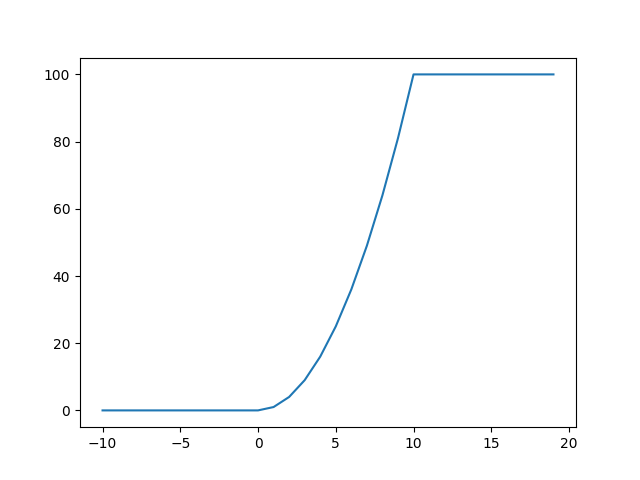

Generate this figure with Python:
import matplotlib.pyplot as plt
import numpy as np

def piece(a, b):
    x = np.arange(a - 10, b + 10, 1)
    y = np.arange(a - 10, b + 10, 1)
    for i in x:
        if(x[i] < a):
            y[i] = a ** 2
        elif(x[i] >= a and x[i] <= b):
            y[i] = x[i] ** 2
        elif(x[i] > b):
            y[i] = b ** 2
    
    plt.plot(x, y)

if(__name__ == '__main__'):
    piece(int(input('Введите a: ')), int(input('Введите b: ')) )
    
    plt.savefig('task_add_3.png')
